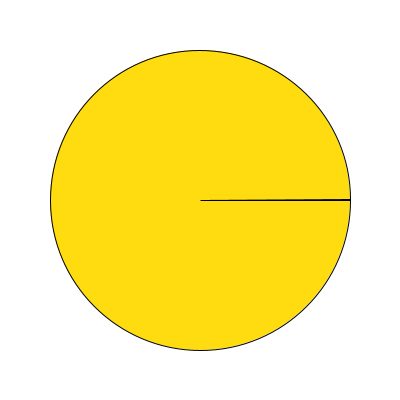
Frame 1 (no input)
Frame 60 (the mouse pressed at the canvas centre just before this capture): identical to frame 1, image omitted
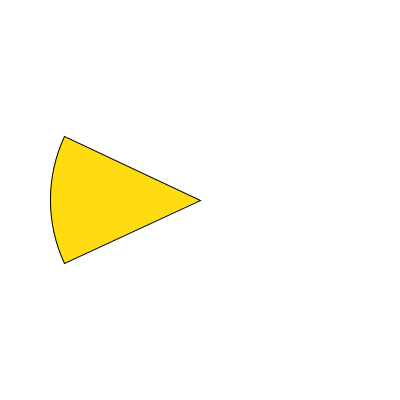
Frame 120 (the mouse held since frame 60 and released just before this capture)

The Processing sketch that drew these frames (run headless with seeded random() and noise(); from frame 60 on, the mouse is pressed at the canvas centre):

// Processing sketch: week02_2_pacman_test
// ── week02_2_pacman_test.pde
///week02-2_pacman_test
void setup(){
  size(400,400);
}
void draw(){
  background(255);
  fill(#FFDC0F);
  float a = radians(mouseX);
  if(a>PI/4) a = a - PI/4;
  arc(200,200,300,300,0+a,PI*2-a,PIE);
}
